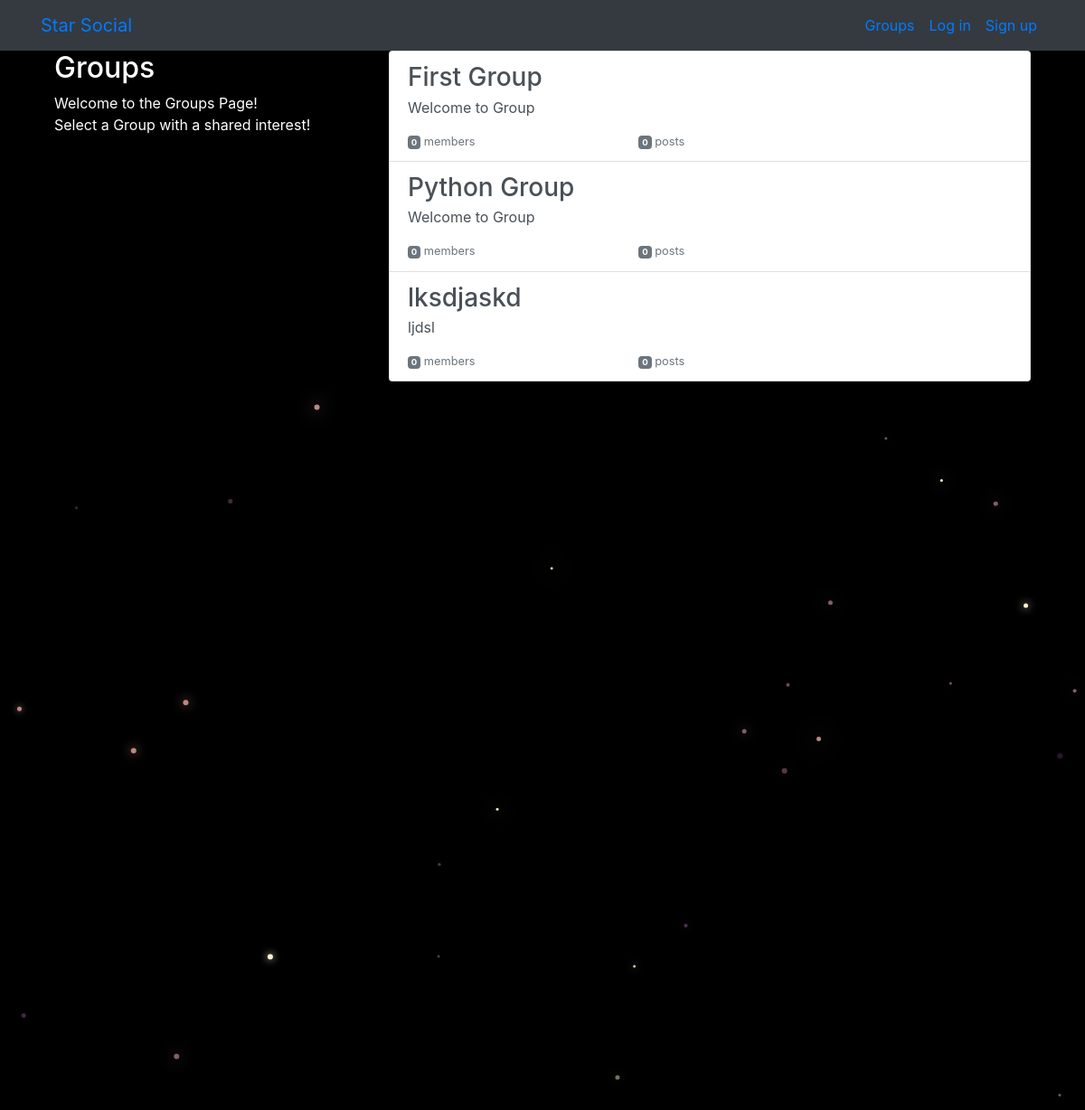
The app's page /socialsite/groups/ with its own data.
### socialsite/models.py (models this page shows, shortened)
class Group(models.Model):
    name = models.CharField(max_length=255, unique=True)
    slug = models.SlugField(allow_unicode=True, unique=True)
    description = models.TextField(blank=True, default='')
    description_html = models.TextField(editable=False, default='', blank=True)
    members = models.ManyToManyField(User, through="GroupMember")
    class Meta:
        ordering = ["name"]

### socialsite/views.py (the view)
# urls.py: path('groups/', views.ListGroups.as_view(), name="groups"),
class ListGroups(generic.ListView):
    model = Group

### socialsite/templates/socialsite/group_list.html (shortened to what this page needs)
{% extends "socialsite/group_base.html" %} {% block pregroup %}
<div class="col-md-4">
  <div class="content">
    <h2>Groups</h2>
    <p>
      Welcome to the Groups Page! <br />Select a Group with a shared interest!
    </p>
  </div>
</div>
{% endblock %} {% block group_content %}
<div class="col-md-8">
  <div class="list-group">
    {% for group in object_list %}
    <a
      href="{% url 'socialsite:single' slug=group.slug %}"
      class="list-group-item list-group-item-action flex-column align-items-start"
    >
      <h3 class="mb-1">{{ group.name }}</h3>
      <p class="mb-1">{{ group.description_html|safe }}</p>
      <div class="d-flex w-40 justify-content-between">
        <small class="text-muted"
          ><span class="badge badge-secondary"> {{ group.members.count }}</span>
          member{{ group.members.count|pluralize }}</small
        >
        <small class="text-muted"
          ><span class="badge badge-secondary"> {{ group.posts.count }}</span>
          post{{ group.posts.count|pluralize }}</small
        >
      </div>
    </a>
    {% endfor %}
  </div>
</div>
{% endblock %}

### socialsite/templates/socialsite/group_base.html (shortened to what this page needs)
{% extends "socialsite/base.html" %} {% block content %}
<div class="container">
  <div class="row">
    {% block pregroup %}{% endblock %} {% block group_content %}{% endblock %}
  </div>
</div>
{% endblock %}

### socialsite/templates/socialsite/base.html (shortened to what this page needs)
<!DOCTYPE html>
{% load static %}
<html>
  <head>
    <link
      rel="stylesheet"
      href="https://stackpath.bootstrapcdn.com/bootstrap/4.1.3/css/bootstrap.min.css"
    />
    <link
      href="https://maxcdn.bootstrapcdn.com/font-awesome/4.7.0/css/font-awesome.min.css"
      rel="stylesheet"
    />
    <link rel="stylesheet" href="{% static 'simplesocial/css/master.css'%}" />
  </head>
  <body style="overflow: scroll">
    <nav
      class="navbar navbar-expand-lg bg-dark mynav"
      role="navigation"
      id="navbar"
    >
      <div class="container">
        <div class="navbar-nav align-items-center">
          <a class="navbar-brand mynav" href="{% url 'socialsite:socialhome' %}"
            >Star Social</a
          >
        </div>
        <div class="navbar-nav ml-auto">
          {% if user.is_authenticated %}
          <a
            class="nav-item nav-link"
            href="{% url 'socialsite:createpost' %}"
            class="btn btn-simple"
            >Post</a
          >
          <a
            class="nav-item nav-link"
            href="{% url 'socialsite:groups' %}"
            class="btn btn-simple"
            >Groups</a
          >
          <a
            class="nav-item nav-link"
            href="{% url 'socialsite:creategroup' %}"
            class="btn btn-simple"
            >Create Group</a
          >
          <a
            class="nav-item nav-link"
            href="{% url 'socialsite:logout' %}"
            class="btn btn-simple"
            >Log out</a
          >
          {% else %}
          <a
            class="nav-item nav-link"
            href="{% url 'socialsite:groups' %}"
            class="btn btn-simple"
            >Groups</a
          >
          <a
            class="nav-item nav-link"
            href="{% url 'socialsite:login' %}"
            class="btn btn-simple"
            >Log in</a
          >
          <a
            class="nav-item nav-link"
            href="{% url 'socialsite:signup' %}"
            class="btn btn-simple"
            >Sign up</a
          >
          {% endif %}
        </div>
      </div>
    </nav>
    <div class="container mycontent">{% block content %} {% endblock %}</div>
    <canvas id="canvas"></canvas>
  </body>
</html>

### socialsite/static/simplesocial/css/master.css (style rules this page uses)
body { margin: 0; overflow: hidden; background-color: black; color:white; }

### records on screen
Group: name "First Group", description_html "Welcome to Group", members.count "0", posts.count "0"
Group: name "Python Group", description_html "Welcome to Group", members.count "0", posts.count "0"
Group: name "lksdjaskd", description_html "ljdsl", members.count "0", posts.count "0"
